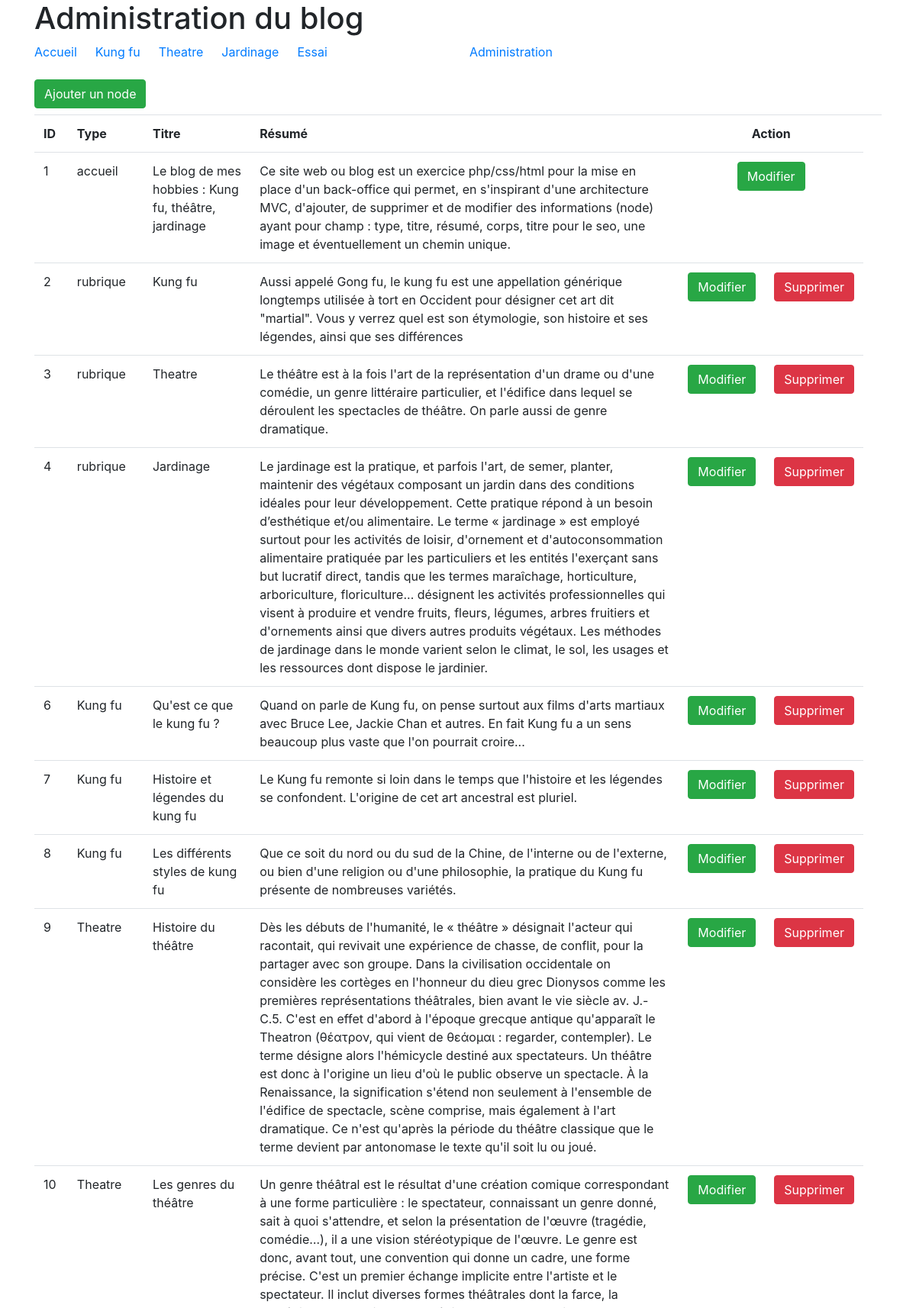
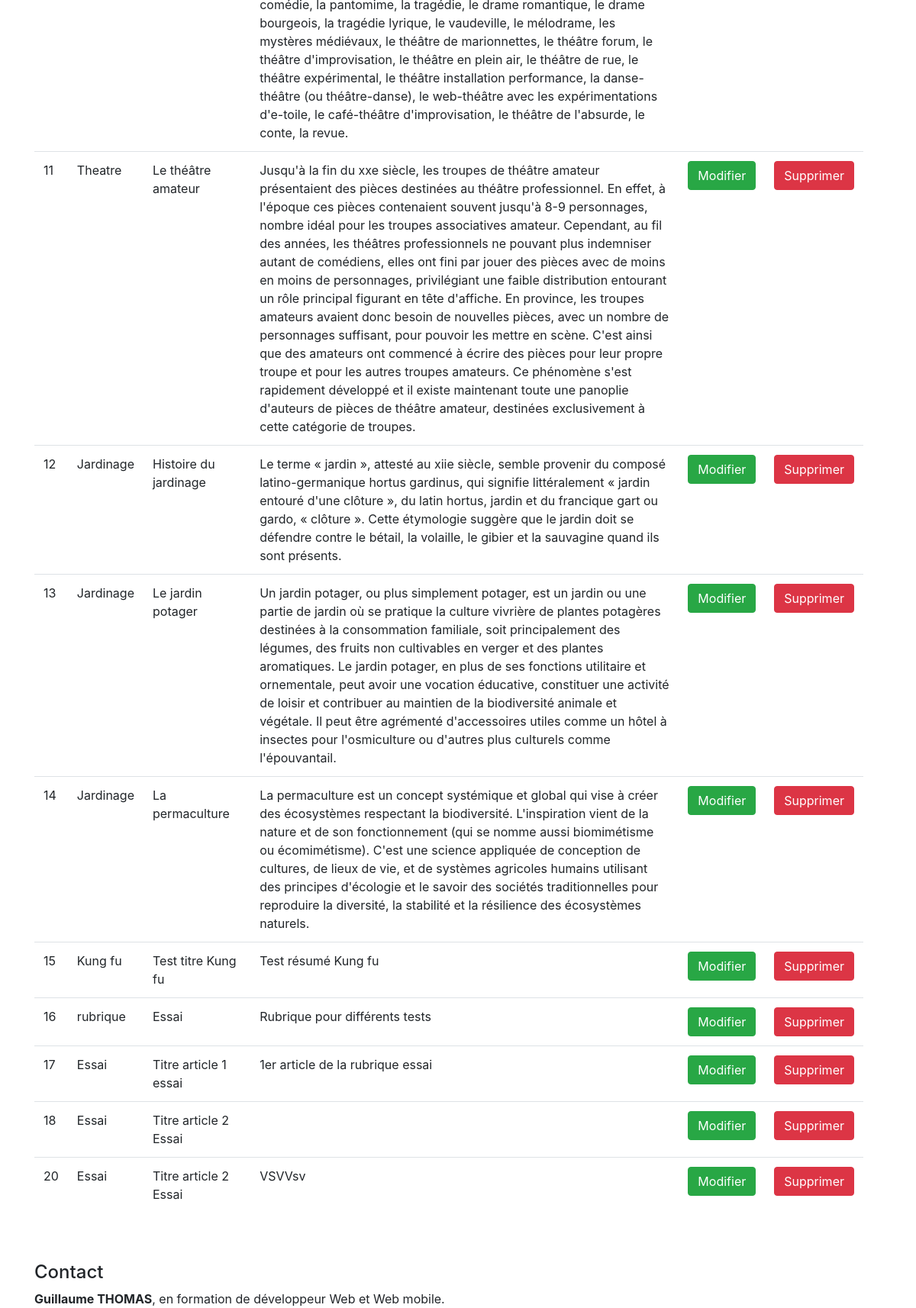
The page /edit/ on the database its author committed (2 pictures, top to bottom).
### tables this page shows
CREATE TABLE IF NOT EXISTS `node` (
  `nid` int(10) UNSIGNED NOT NULL AUTO_INCREMENT,
  `type` varchar(32) NOT NULL DEFAULT 'article' COMMENT 'The type of the node.',
  `title` varchar(255) NOT NULL,
  `summary` longtext,
  `seo_title` varchar(255) DEFAULT NULL,
  `body` longtext,
  `image` varchar(255) DEFAULT NULL,
  `path` varchar(255) DEFAULT NULL,
  PRIMARY KEY (`nid`),
  UNIQUE KEY `path` (`path`)
);

### model/Model.php (called while the page is built, shortened)
<?php
class Model {
  public static function getPDOInstance() {
    try {
      $pdo = new PDO('mysql:host=local.php.my;dbname=monblog;charset=utf8', 'diginamic', '123');
      $pdo->setAttribute(PDO::ATTR_ERRMODE,PDO::ERRMODE_WARNING);
      return $pdo;
    }
    catch(PDOException $e) {
      echo "Pb de connexion à la base de données ", $e->getMessage();
    }
  }
  public static function getAllNodes() {
    $pdo=self::getPDOInstance();
    $req = $pdo->prepare('SELECT * FROM node');
    $req->execute();
    return $req;
  }
  public static function getTypes() {
    $pdo=self::getPDOInstance();
    try {
      $req = $pdo->prepare('SELECT * FROM node WHERE type = "rubrique"');
      $req ->execute();
      return $req;
    }
    catch(PDOException $e) {
      echo "Pb de requête", $e->getMessage();
    }
  }
}

### controller/Controller.php (called while the page is built, shortened)
<?php
require_once($_SERVER["DOCUMENT_ROOT"]."/monblog/model/Model.php");
class Controller {
  public static function getAllNodes() {
    $req_nodes=Model::getAllNodes();
    $req_types = Model::getTypes();
    $tab_data=[$req_nodes,0,$req_types];
    return $tab_data;
  }
}

### view/admin/edit_index.php (the view, shortened to what this page needs)
<?php
require_once($_SERVER["DOCUMENT_ROOT"] . "/monblog/commons/admin_head.php");
?>
<body>
  <?php require_once($_SERVER["DOCUMENT_ROOT"] . "/monblog/commons/admin_header.php"); ?>
  <main class="pt-4" role="main" id="contenu-principal">
    <div class="container">
      <a href="http://<?= $_SERVER["HTTP_HOST"] ?>/monblog/add/" class="btn btn-success mb-2">Ajouter un node</a>
      <table class="table">
        <tr>
          <th class="text-left">ID</th>
          <th class="text-left">Type</th>
          <th class="text-left">Titre</th>
          <th class="text-left">Résumé</th>
          <th class="text-center" colspan="2">Action</th>
          <th style="text-align: left;"></th>
        </tr>
        <?php while ($record = $GLOBALS["data"][0] ->fetch(PDO::FETCH_ASSOC)) : ?>
        <tr>
          <td><?= $record['nid'] ?></td>
          <td><?= $record['type'] ?></td>
          <td><?= $record['title'] ?></td>
          <td><?= $record['summary'] ?></td>
          <?php if($record['type']==="accueil") : ?>
            <td colspan="2" class="text-center"><a href="http://<?= $_SERVER["HTTP_HOST"] ?>/monblog/update/<?= $record['nid'] ?>" class="btn btn-success">Modifier</a></td>
          <?php else : ?>
            <td><a href="http://<?= $_SERVER["HTTP_HOST"] ?>/monblog/update/<?= $record['nid'] ?>" class="btn btn-success">Modifier</a></td>
            <td><a href="http://<?= $_SERVER["HTTP_HOST"] ?>/monblog/delete/<?= $record['nid'] ?>"
              onclick="return confirm('Confirmez-vous la suppression de la ligne : <?= $record['nid'] ?>')" class="btn btn-danger">Supprimer</a>
            </td>
          <?php endif ?>
        </tr>
        <?php endwhile ?>
      </table>
    </div>
  </main>
  <?php require_once($_SERVER["DOCUMENT_ROOT"] . "/monblog/commons/footer.php"); ?>

### commons/admin_header.php
<header class="container" role="banner">
  <h1>Administration du blog</h1>
  <div class="row">
      <nav class="col" role="navigation" aria-label="Menu de navigation principale">
        <ul class="nav col">
          <li class="mr-4"><a href="http://<?= $_SERVER["HTTP_HOST"] ?>/monblog/accueil/1">Accueil</a></li>
          <?php
          $nb_records = count($GLOBALS['data']);
          while($record = $GLOBALS['data'][$nb_records-1] -> fetch(PDO::FETCH_ASSOC)) :
          ?>
            <li class="mr-4"><a href="http://<?= $_SERVER["HTTP_HOST"] ?>/monblog/<?= $record["path"] ?>"><?= $record["title"] ?></a></li>
          <?php endwhile ?>
        </ul>
        </nav>
        <nav class="col" role="navigation" aria-label="Menu de navigation administrateur">
          <ul class="nav col">
          <li><a href="http://<?= $_SERVER["HTTP_HOST"] ?>/monblog/edit/">Administration</a></li>
          </ul>
        </nav>
    </div>
</header>

### rows shown on the page
node: title "Kung fu", nid "2", type "rubrique", summary "Aussi appelé Gong fu, le kung fu est une appellation générique longtemps utilisée à tort en Occident pour désigner cet art dit \"martial\". Vous y verrez quel est son étymologie, son histoire et ses légendes, ainsi que ses différences"
node: title "Theatre", nid "3", type "rubrique", summary "Le théâtre est à la fois l'art de la représentation d'un drame ou d'une comédie, un genre littéraire particulier, et l'édifice dans lequel se déroulent les spectacles de théâtre. On parle aussi de genre dramatique."
node: title "Jardinage", nid "4", type "rubrique", summary "Le jardinage est la pratique, et parfois l'art, de semer, planter, maintenir des végétaux composant un jardin dans des conditions idéales pour leur développement. Cette pratique répond à un besoin d’esthétique et/ou alimentaire. Le terme « jardinage » est employé surtout pour les activités de loisir, d'ornement et d'autoconsommation alimentaire pratiquée par les particuliers et les entités l'exerçant sans but lucratif direct, tandis que les termes maraîchage, horticulture, arboriculture, floriculture... désignent les activités professionnelles qui visent à produire et vendre fruits, fleurs, légumes, arbres fruitiers et d'ornements ainsi que divers autres produits végétaux. Les méthodes de…"
node: title "Essai", nid "16", type "rubrique", summary "Rubrique pour différents tests"
node: nid "1", type "accueil", title "Le blog de mes hobbies : Kung fu, théâtre, jardinage", summary "Ce site web ou blog est un exercice php/css/html pour la mise en place d'un back-office qui permet, en s'inspirant d'une architecture MVC, d'ajouter, de supprimer et de modifier des informations (node) ayant pour champ : type, titre, résumé, corps, titre pour le seo, une image et éventuellement un chemin unique."
node: nid "6", type "Kung fu", title "Qu'est ce que le kung fu ?", summary "Quand on parle de Kung fu, on pense surtout aux films d'arts martiaux avec Bruce Lee, Jackie Chan et autres. En fait Kung fu a un sens beaucoup plus vaste que l'on pourrait croire..."
node: nid "7", type "Kung fu", title "Histoire et légendes du kung fu", summary "Le Kung fu remonte si loin dans le temps que l'histoire et les légendes se confondent. L'origine de cet art ancestral est pluriel."
node: nid "8", type "Kung fu", title "Les différents styles de kung fu", summary "Que ce soit du nord ou du sud de la Chine, de l'interne ou de l'externe, ou bien d'une religion ou d'une philosophie, la pratique du Kung fu présente de nombreuses variétés."
node: nid "9", type "Theatre", title "Histoire du théâtre", summary "Dès les débuts de l'humanité, le « théâtre » désignait l'acteur qui racontait, qui revivait une expérience de chasse, de conflit, pour la partager avec son groupe. Dans la civilisation occidentale on considère les cortèges en l'honneur du dieu grec Dionysos comme les premières représentations théâtrales, bien avant le vie siècle av. J.-C.5. C'est en effet d'abord à l'époque grecque antique qu'apparaît le Theatron (θέατρον, qui vient de θεάομαι : regarder, contempler). Le terme désigne alors l'hémicycle destiné aux spectateurs. Un théâtre est donc à l'origine un lieu d'où le public observe un spectacle. À la Renaissance, la signification s'étend non seulement à l'ensemble de l'édifice de…"
node: nid "10", type "Theatre", title "Les genres du théâtre", summary "Un genre théâtral est le résultat d'une création comique correspondant à une forme particulière : le spectateur, connaissant un genre donné, sait à quoi s'attendre, et selon la présentation de l'œuvre (tragédie, comédie…), il a une vision stéréotypique de l'œuvre. Le genre est donc, avant tout, une convention qui donne un cadre, une forme précise. C'est un premier échange implicite entre l'artiste et le spectateur. Il inclut diverses formes théâtrales dont la farce, la comédie, la pantomime, la tragédie, le drame romantique, le drame bourgeois, la tragédie lyrique, le vaudeville, le mélodrame, les mystères médiévaux, le théâtre de marionnettes, le théâtre forum, le théâtre d'improvisation,…"
node: nid "11", type "Theatre", title "Le théâtre amateur", summary "Jusqu'à la fin du xxe siècle, les troupes de théâtre amateur présentaient des pièces destinées au théâtre professionnel. En effet, à l'époque ces pièces contenaient souvent jusqu'à 8-9 personnages, nombre idéal pour les troupes associatives amateur. Cependant, au fil des années, les théâtres professionnels ne pouvant plus indemniser autant de comédiens, elles ont fini par jouer des pièces avec de moins en moins de personnages, privilégiant une faible distribution entourant un rôle principal figurant en tête d'affiche. En province, les troupes amateurs avaient donc besoin de nouvelles pièces, avec un nombre de personnages suffisant, pour pouvoir les mettre en scène. C'est ainsi que des…"
node: nid "12", type "Jardinage", title "Histoire du jardinage", summary "Le terme « jardin », attesté au xiie siècle, semble provenir du composé latino-germanique hortus gardinus, qui signifie littéralement « jardin entouré d'une clôture », du latin hortus, jardin et du francique gart ou gardo, « clôture ». Cette étymologie suggère que le jardin doit se défendre contre le bétail, la volaille, le gibier et la sauvagine quand ils sont présents."
node: nid "13", type "Jardinage", title "Le jardin potager", summary "Un jardin potager, ou plus simplement potager, est un jardin ou une partie de jardin où se pratique la culture vivrière de plantes potagères destinées à la consommation familiale, soit principalement des légumes, des fruits non cultivables en verger et des plantes aromatiques. Le jardin potager, en plus de ses fonctions utilitaire et ornementale, peut avoir une vocation éducative, constituer une activité de loisir et contribuer au maintien de la biodiversité animale et végétale. Il peut être agrémenté d'accessoires utiles comme un hôtel à insectes pour l'osmiculture ou d'autres plus culturels comme l'épouvantail."
node: nid "14", type "Jardinage", title "La permaculture", summary "La permaculture est un concept systémique et global qui vise à créer des écosystèmes respectant la biodiversité. L'inspiration vient de la nature et de son fonctionnement (qui se nomme aussi biomimétisme ou écomimétisme). C'est une science appliquée de conception de cultures, de lieux de vie, et de systèmes agricoles humains utilisant des principes d'écologie et le savoir des sociétés traditionnelles pour reproduire la diversité, la stabilité et la résilience des écosystèmes naturels."
node: nid "15", type "Kung fu", title "Test titre Kung fu", summary "Test résumé Kung fu"
node: nid "17", type "Essai", title "Titre article 1 essai", summary "1er article de la rubrique essai"
node: nid "18", type "Essai", title "Titre article 2 Essai"
node: nid "20", type "Essai", title "Titre article 2 Essai", summary "VSVVsv"
